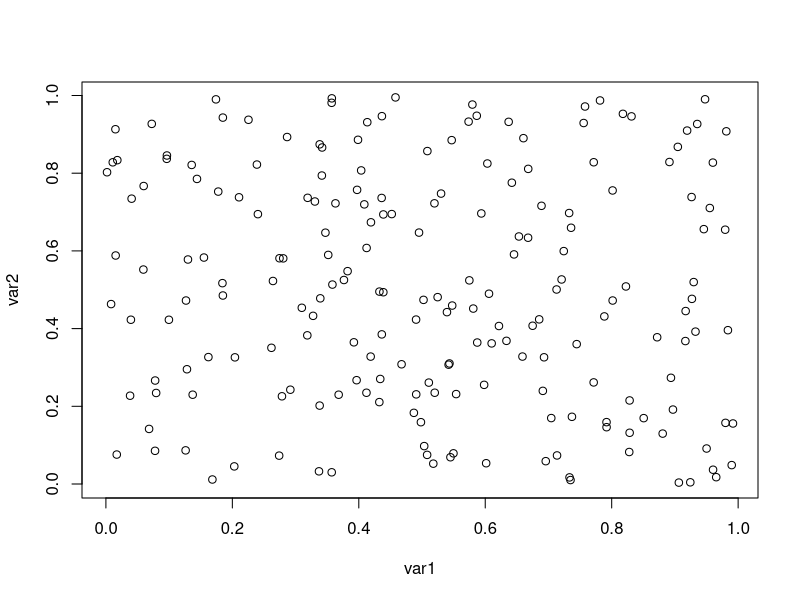

Write the R code that produced this figure.
## ---- chunk 1


var1=runif(200)
var2=runif(200)

mean(var1)


newframe=data.frame(var1,var2)

# now let's plot
plot(var1,var2)


## ---- chunk 2

cor(var1,var2)


